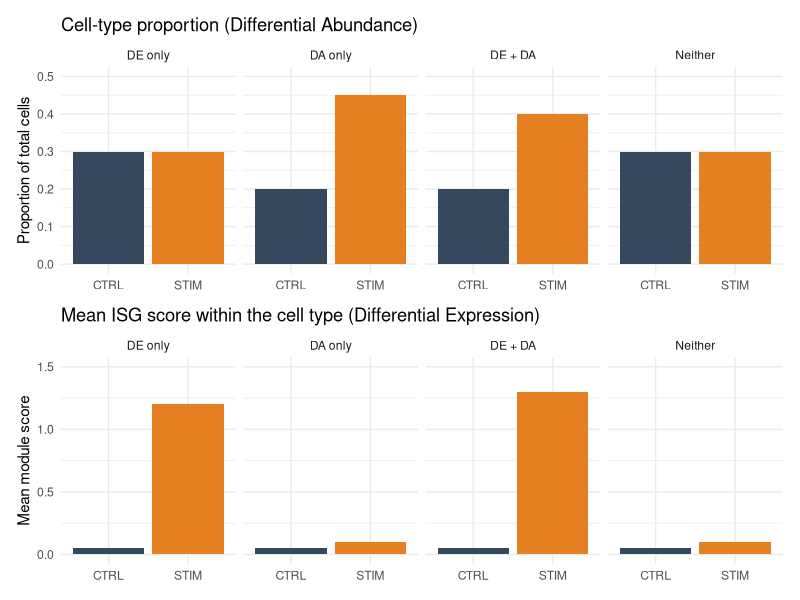
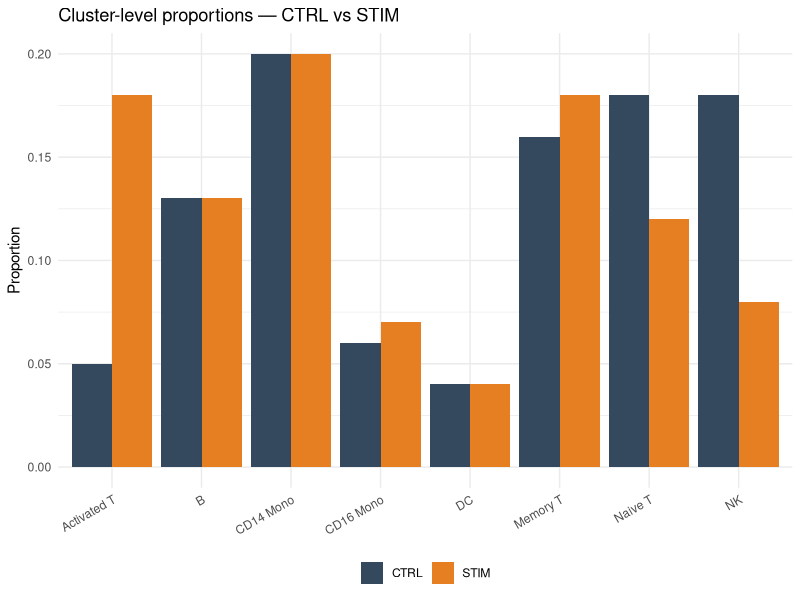
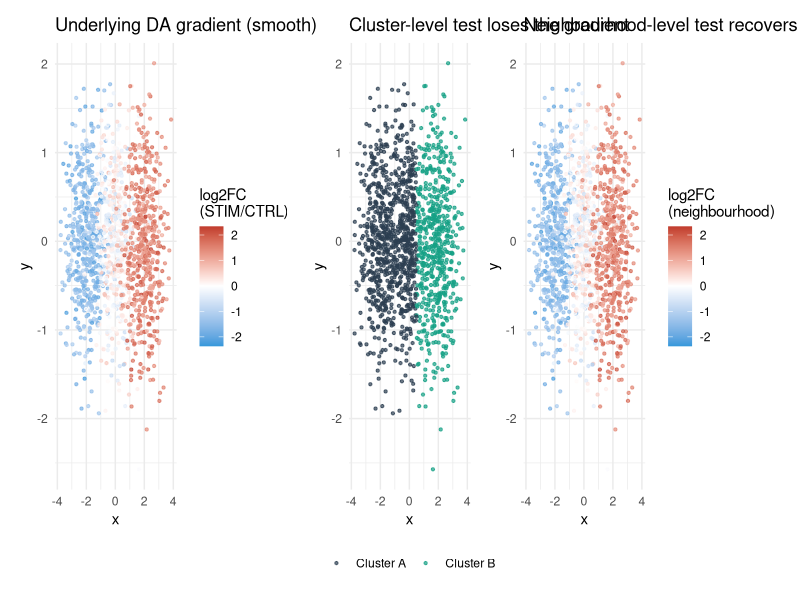
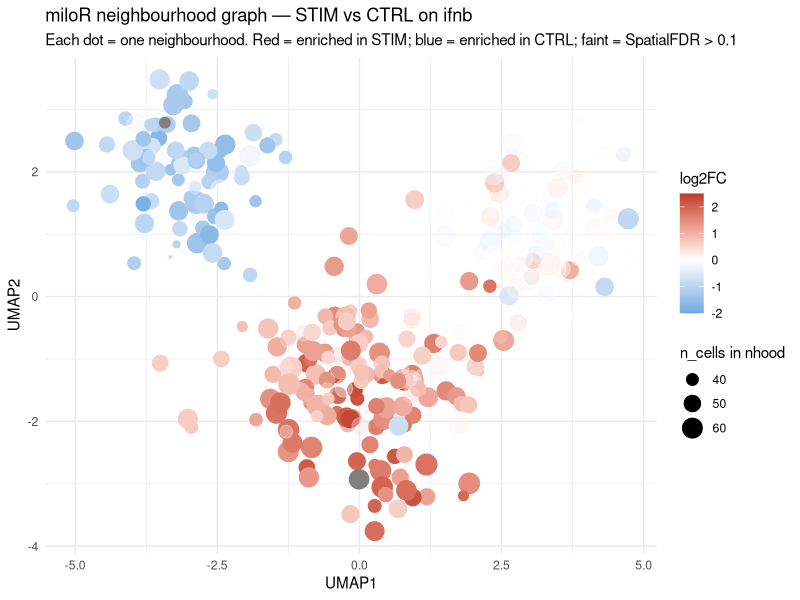
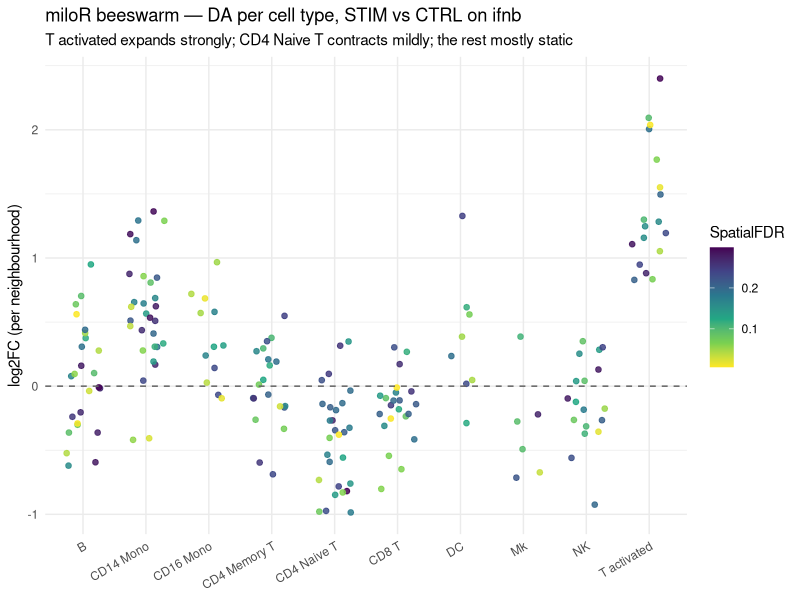
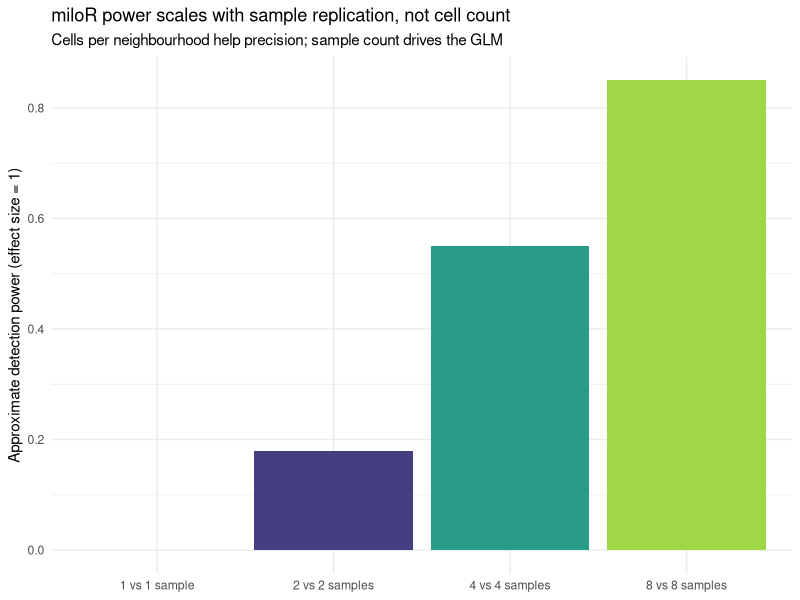

Write the R code that produced these figures, in order.
## ---- chunk 1
#| label: setup
#| include: false
library(tidyverse); library(knitr); library(gridExtra); library(patchwork)
theme_set(theme_minimal(base_size = 14)); set.seed(2026)
## ---- chunk 2
#| label: de-vs-da-cartoon
#| echo: false
#| fig-width: 11
#| fig-height: 4

set.seed(2026)
df <- tibble(
  pattern   = factor(rep(c("DE only", "DA only", "DE + DA", "Neither"), each = 2),
                     levels = c("DE only", "DA only", "DE + DA", "Neither")),
  condition = rep(c("CTRL","STIM"), 4),
  proportion = c(0.30,0.30,  0.20,0.45,  0.20,0.40,  0.30,0.30),
  ISG_score  = c(0.05, 1.20,  0.05, 0.10,  0.05, 1.30,  0.05, 0.10)
)

p1 <- ggplot(df, aes(condition, proportion, fill = condition)) +
  geom_col() + facet_wrap(~ pattern, nrow = 1) +
  scale_fill_manual(values = c(CTRL = "#34495e", STIM = "#e67e22"), guide = "none") +
  ylim(0, 0.5) +
  labs(title = "Cell-type proportion (Differential Abundance)",
       x = NULL, y = "Proportion of total cells") +
  theme_minimal(base_size = 11)

p2 <- ggplot(df, aes(condition, ISG_score, fill = condition)) +
  geom_col() + facet_wrap(~ pattern, nrow = 1) +
  scale_fill_manual(values = c(CTRL = "#34495e", STIM = "#e67e22"), guide = "none") +
  ylim(0, 1.5) +
  labs(title = "Mean ISG score within the cell type (Differential Expression)",
       x = NULL, y = "Mean module score") +
  theme_minimal(base_size = 11)

p1 / p2
## ---- chunk 3
#| label: cluster-level
#| echo: false
#| fig-width: 9
#| fig-height: 3.6

set.seed(2026)
clusters <- c("Naive T","Memory T","Activated T","CD14 Mono","CD16 Mono","B","NK","DC")
prop_ctrl <- c(0.18, 0.16, 0.05, 0.20, 0.06, 0.13, 0.18, 0.04)
prop_stim <- c(0.12, 0.18, 0.18, 0.20, 0.07, 0.13, 0.08, 0.04)

df <- bind_rows(
  tibble(cluster = clusters, condition = "CTRL", prop = prop_ctrl),
  tibble(cluster = clusters, condition = "STIM", prop = prop_stim)
)

ggplot(df, aes(cluster, prop, fill = condition)) +
  geom_col(position = "dodge") +
  scale_fill_manual(values = c(CTRL = "#34495e", STIM = "#e67e22"), name = NULL) +
  labs(title = "Cluster-level proportions — CTRL vs STIM",
       x = NULL, y = "Proportion") +
  theme_minimal(base_size = 11) +
  theme(axis.text.x = element_text(angle = 30, hjust = 1),
        legend.position = "bottom")
## ---- chunk 4
#| label: neigh-vs-cluster
#| echo: false
#| fig-width: 11
#| fig-height: 4.4

set.seed(2026)

# Simulate a 2D embedding with two cell types and a continuum
n <- 1500
x <- c(rnorm(n/3, -2, 0.7), rnorm(n/3, 0, 0.7), rnorm(n/3, 2, 0.7))
y <- c(rnorm(n/3, 0, 0.7), rnorm(n/3, 0, 0.7), rnorm(n/3, 0, 0.7))
true_da <- c(rnorm(n/3, -1.5, 0.3), rnorm(n/3, 0, 0.4), rnorm(n/3, 1.5, 0.3))   # smooth gradient
cluster <- factor(ifelse(x < -0.5, "Cluster A", ifelse(x > 0.5, "Cluster B", "Cluster A")))  # bimodal hard split

dat <- tibble(x, y, true_da, cluster)

p1 <- ggplot(dat, aes(x, y, color = true_da)) +
  geom_point(alpha = 0.7, size = 0.8) +
  scale_color_gradient2(low = "#3498db", mid = "white", high = "#c0392b",
                        name = "log2FC\n(STIM/CTRL)") +
  labs(title = "Underlying DA gradient (smooth)") +
  theme_minimal(base_size = 11) + theme(legend.position = "right")

p2 <- ggplot(dat, aes(x, y, color = cluster)) +
  geom_point(alpha = 0.7, size = 0.8) +
  scale_color_manual(values = c("Cluster A" = "#2c3e50", "Cluster B" = "#16a085"), name = NULL) +
  labs(title = "Cluster-level test loses the gradient") +
  theme_minimal(base_size = 11) + theme(legend.position = "bottom")

p3 <- ggplot(dat, aes(x, y, color = true_da)) +
  geom_point(alpha = 0.7, size = 0.8) +
  scale_color_gradient2(low = "#3498db", mid = "white", high = "#c0392b",
                        name = "log2FC\n(neighbourhood)") +
  labs(title = "Neighbourhood-level test recovers it") +
  theme_minimal(base_size = 11) + theme(legend.position = "right")

p1 + p2 + p3
## ---- chunk 5
#| label: nhood-graph
#| echo: false
#| fig-width: 9
#| fig-height: 4.5

set.seed(2026)
n_nhoods <- 320
xn <- c(rnorm(n_nhoods/4, -3, 0.8), rnorm(n_nhoods/4, 0, 0.8),
        rnorm(n_nhoods/4, 3, 0.8),  rnorm(n_nhoods/4, 0, 1.5))
yn <- c(rnorm(n_nhoods/4, 2, 0.7), rnorm(n_nhoods/4, -2, 0.7),
        rnorm(n_nhoods/4, 1, 0.7), rnorm(n_nhoods/4, -1, 0.7))
log2fc <- c(rnorm(n_nhoods/4, -1.0, 0.4), rnorm(n_nhoods/4, 1.5, 0.5),
            rnorm(n_nhoods/4, 0.0, 0.3), rnorm(n_nhoods/4, 0.7, 0.5))
size <- pmax(rpois(n_nhoods, 50), 8)
sig  <- abs(log2fc) > 0.5

dat <- tibble(x = xn, y = yn, log2fc = log2fc, size = size, sig = sig)

ggplot(dat, aes(x, y, size = size, color = log2fc, alpha = ifelse(sig, 1, 0.4))) +
  geom_point() +
  scale_color_gradient2(low = "#3498db", mid = "white", high = "#c0392b",
                        name = "log2FC", limits = c(-2, 2.5)) +
  scale_size_continuous(name = "n_cells in nhood", range = c(0.6, 7)) +
  scale_alpha_identity() +
  labs(title = "miloR neighbourhood graph — STIM vs CTRL on ifnb",
       subtitle = "Each dot = one neighbourhood. Red = enriched in STIM; blue = enriched in CTRL; faint = SpatialFDR > 0.1",
       x = "UMAP1", y = "UMAP2") +
  theme_minimal(base_size = 11)
## ---- chunk 6
#| label: beeswarm
#| echo: false
#| fig-width: 9
#| fig-height: 4.4

set.seed(2026)
celltypes <- c("CD14 Mono","CD16 Mono","B","CD4 Naive T","CD4 Memory T","T activated","CD8 T","NK","DC","Mk")
n_per <- c(30, 12, 25, 28, 20, 18, 22, 18, 8, 6)
mean_lfc <- c(0.6, 0.4, 0.1, -0.4, -0.1, 1.5, 0.0, -0.2, 0.3, 0.0)

dat <- map2_dfr(celltypes, seq_along(celltypes), function(ct, i) {
  tibble(celltype = ct,
         logFC    = rnorm(n_per[i], mean_lfc[i], 0.4),
         spatfdr  = runif(n_per[i], 0, 0.3))
})

ggplot(dat, aes(celltype, logFC, color = spatfdr)) +
  geom_jitter(width = 0.3, alpha = 0.85, size = 1.6) +
  geom_hline(yintercept = 0, linetype = 2, color = "grey40") +
  scale_color_viridis_c(direction = -1, name = "SpatialFDR") +
  labs(title    = "miloR beeswarm — DA per cell type, STIM vs CTRL on ifnb",
       subtitle = "T activated expands strongly; CD4 Naive T contracts mildly; the rest mostly static",
       x = NULL, y = "log2FC (per neighbourhood)") +
  theme_minimal(base_size = 11) +
  theme(axis.text.x = element_text(angle = 30, hjust = 1))
## ---- chunk 7
#| label: replication
#| echo: false
#| fig-width: 9
#| fig-height: 3

dat <- tibble(
  setup     = c("1 vs 1 sample", "2 vs 2 samples", "4 vs 4 samples", "8 vs 8 samples"),
  power     = c(0, 0.18, 0.55, 0.85)
)

ggplot(dat, aes(setup, power, fill = power)) +
  geom_col() +
  scale_fill_viridis_c(option = "D", limits = c(0, 1), guide = "none") +
  labs(title = "miloR power scales with sample replication, not cell count",
       subtitle = "Cells per neighbourhood help precision; sample count drives the GLM",
       x = NULL, y = "Approximate detection power (effect size = 1)") +
  theme_minimal(base_size = 11)
